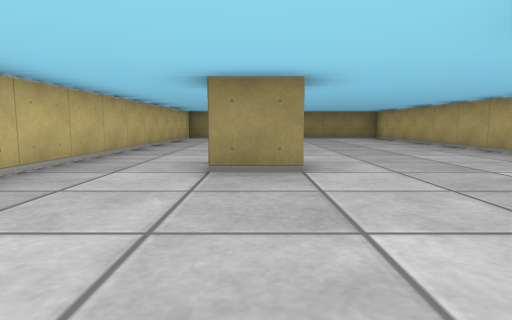
View 1 (above)

12 first-person views from a walk through a cub3D maze. The camera is about half as high as the walls, tilts 6° down and sees 75° across. The floor is counted in squares. Each view is taken from the middle of a square. On the plan, view 1 faces up. The plan holds only what a view shows up to about 9 squares ahead; the rest is blank.

View 2
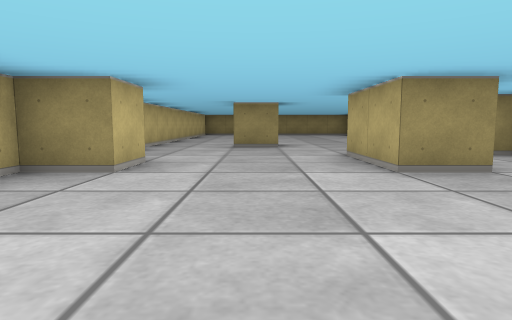

View 3
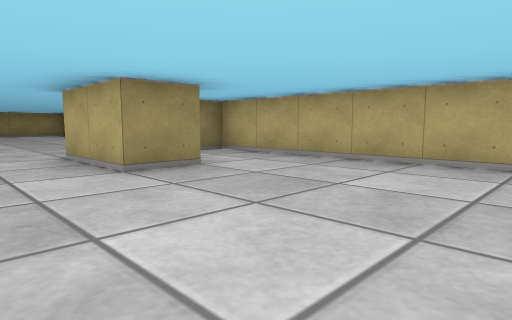

View 4
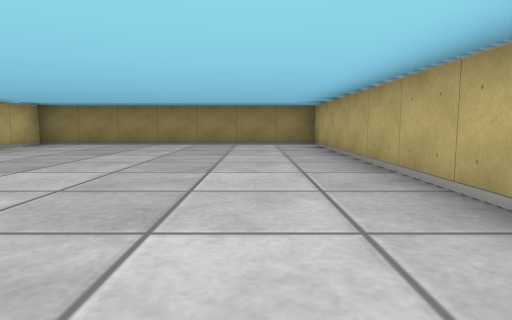

View 5
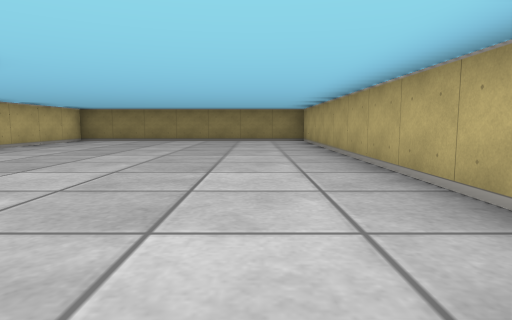

View 6
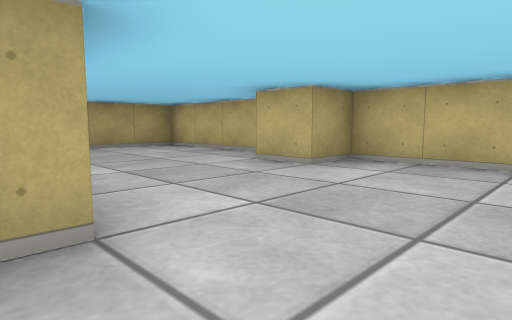

View 7
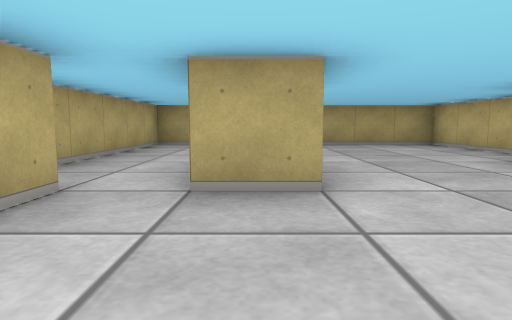

View 8
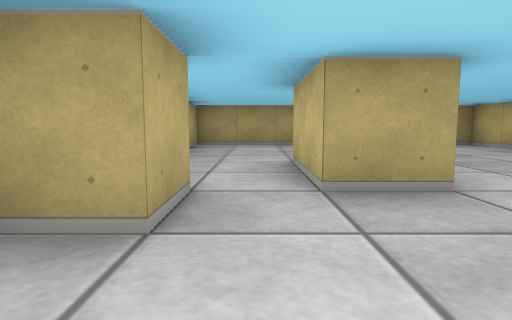

View 9
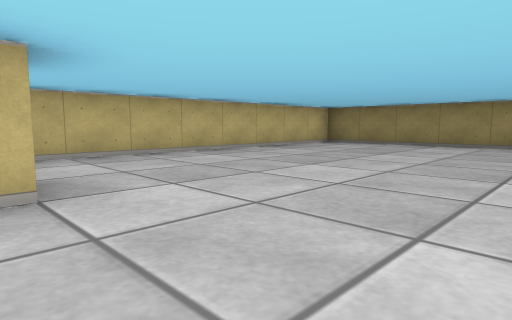

View 10
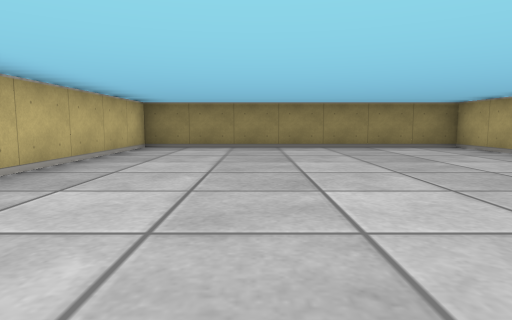

View 11
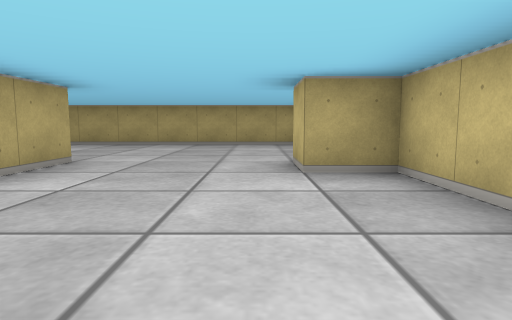

View 12
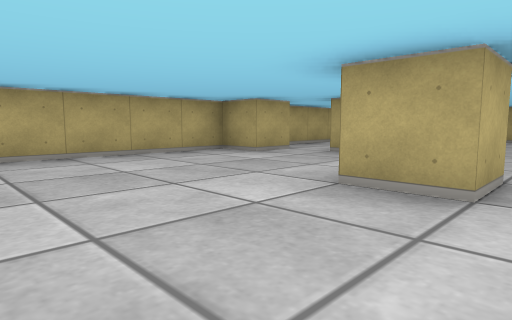

### Floor plan
Points are (right, up) in squares from view 1. A wall is a line through its corners. A room is listed if a view was taken in it or the views show most of it. See-through windows are left out.
Room 1 (views 1, 2, 3, 4, 5, 6, 7, 8, 9, 10, 11, 12)
walls: (0.6, 3.5) (-0.5, 3.5) (-0.5, 4.5) (0.5, 4.5); (1.5, 1.5) (2.5, 1.5) (2.5, -0.5) (1.5, -0.5) (1.5, 1.5); (3.5, 1.5) (3.5, 2.5) (4.5, 2.5) (4.5, 12.5) (-2.5, 12.5) (-2.5, 0.5) (-1.5, 0.5) (-1.5, -0.5) (-2.5, -0.5) (-2.5, -4.5) (4.5, -4.5) (4.5, 1.5) (3.9, 1.5)

Where each view was taken, in squares from view 1:
view 1: 0 up, 0 right, facing up
view 2: 4 down, 0 right, facing up
view 3: 4 down, 0 right, facing up-right
view 4: 4 up, 3 right, facing up
view 5: 2 up, 3 right, facing up
view 6: 3 up, 2 right, facing down-left
view 7: 4 up, 2 right, facing down
view 8: 4 up, 3 right, facing down
view 9: 4 up, 3 right, facing up-left
view 10: 5 up, 0 right, facing up
view 11: 4 up, 1 left, facing down
view 12: 7 up, 1 left, facing down-right
